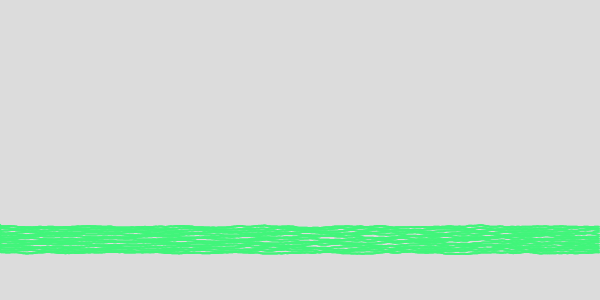
Frame 1 (no input)
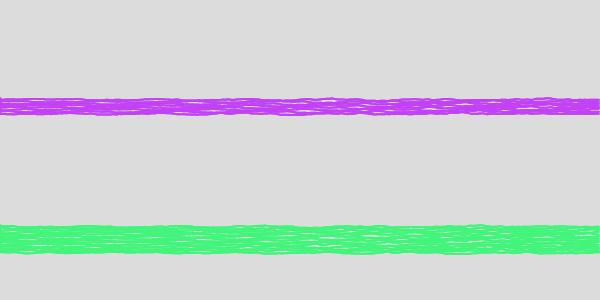
Frame 2 (the mouse pressed at the canvas centre, redrawn once)

The p5.js sketch that drew these frames (run headless with seeded random() and noise() and a simulated clock; the mouse was pressed at the canvas centre and the sketch redrawn once):

// p5.js sketch
// ── sketch.js
const canvasWidth = 600;
const canvasHeight = 300;

const threadSpace = 2;

const colorPalette = ["#f542d4", "#42f57b", "#42f5e9", "#4e42f5", "#c242f5"];

let numberOfSegments = 0;

let drawnSegments = [];

function setup() {
  createCanvas(canvasWidth, canvasHeight);
  frameRate(1);
  background(220);
  strokeWeight(2);
  noLoop();
}

function drawVerticalLine(x0, y0, y1) {
  let inc = random(10);
  let prevX = x0;
  let prevY = y0;
  for (let y = y0 + 1; y < y1; y++) {
    let x = x0 + noise(inc) * 4;
    line(prevX, prevY, x, y);
    prevX = x;
    prevY = y;
    inc += 0.05;
  }
}

function drawHorizontalLine(y0, x0, x1) {
  let inc = random(10);
  let prevX = x0;
  let prevY = y0;
  for (let x = x0 + 1; x < x1; x++) {
    let y = y0 + noise(inc) * 4;
    line(prevX, prevY, x, y);
    prevX = x;
    prevY = y;
    inc += 0.05;
  }
}

function isOverlappingVertical(x0, x1) {
  for (segment of verticalSegments) {
    if (x0 > segment[0] && x1 < segment[1]) return true;
    if (x0 < segment[0] && x1 > segment[1]) return true;
  }
}

function isOverLappingHorizontal(y0, y1) {
  for (segment of horizontalSegments) {
    if (y0 > segment[0] && y1 < segment[1]) return true;
    if (y0 < segment[0] && y1 > segment[1]) return true;
  }
}

function draw() {
  //direction 0 means horizontal, direction 1 means vertical
  const vertical = random(1) < 0.5;

  //got color for this bit
  const color = random(colorPalette);
  stroke(color);

  // draw horizontally
  if (!vertical) {
    let segment = new Segment(false);

    while (segment.isOverlapping(drawnSegments)) {
      segment = new Segment(false);
    }

    segment.draw();

    drawnSegments.push(segment);
  }

  //draw vertically
  if (vertical) {
    let segment = new Segment(true);

    while (segment.isOverlapping(drawnSegments)) {
      segment = new Segment(true);
    }

    segment.draw();

    drawnSegments.push(segment);
  }

  //update counter and stop if needed
  numberOfSegments++;
  if (numberOfSegments > 5) {
    numberOfSegments = 0;
    drawnSegments = [];
    background(220);
  }
}

function mouseClicked() {
  draw();
}

// ── segment.js
class Segment {
  constructor(vertical) {
    this.vertical = vertical;

    if (vertical) {
      this.init = random(width);
      this.length = min(random(width - this.init), 150);
    }

    if (!vertical) {
      // calculate space it occupies
      this.init = random(height);
      this.length = min(random(height - this.init), 100);
    }

    this.end = this.init + this.length;
  }

  draw() {
    for (let i = 0; i < this.length / threadSpace; i++) {
      if (this.vertical)
        drawVerticalLine(this.init + threadSpace * i, 0, height);
      else drawHorizontalLine(this.init + threadSpace * i, 0, width);
    }
  }

  individualOverlap(segment) {
    //if different directions, no overlap
    if (this.vertical != segment.vertical) return false;

    //check if overlap
    if (this.init > segment.init && this.end < segment.end) return true;
    if (this.init < segment.init && this.end > segment.end) return true;

    //default to false
    return false;
  }

  isOverlapping(listOfSegments) {
    //check individual overlaps for a list of segments
    for (let segment of listOfSegments) {
      if (this.individualOverlap(segment)) return true;
    }

    //default to false
    return false;
  }
}

// ── styles.css
* {
  margin: 0;
  padding: 0;
  overflow: hidden;
}

#main {
  width: 100vw;
  height: 100vh;
  display: flex;
  justify-content: center;
  align-items: center;
  flex-direction: column;
}
